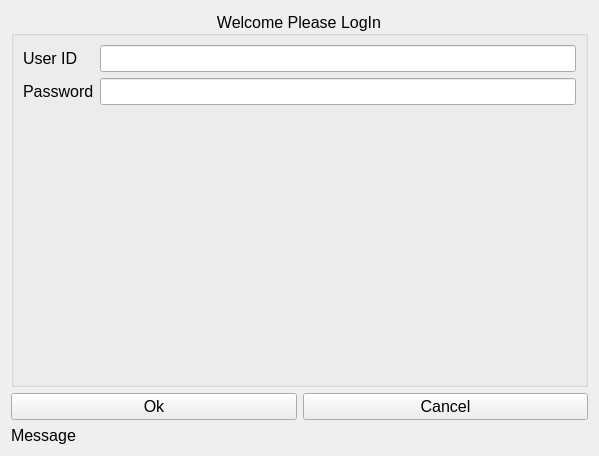
<?xml version="1.0" encoding="UTF-8"?>
<ui version="4.0">
 <class>w_loginform</class>
 <widget class="QWidget" name="w_loginform">
  <property name="geometry">
   <rect>
    <x>0</x>
    <y>0</y>
    <width>599</width>
    <height>456</height>
   </rect>
  </property>
  <property name="font">
   <font>
    <pointsize>12</pointsize>
   </font>
  </property>
  <property name="windowTitle">
   <string>SampleApplication</string>
  </property>
  <property name="windowIcon">
   <iconset resource="../../icons/icons.qrc">
    <normaloff>:/main/dollars.svg</normaloff>:/main/dollars.svg</iconset>
  </property>
  <layout class="QGridLayout" name="gridLayout">
   <item row="1" column="1">
    <widget class="QPushButton" name="pb_cancel">
     <property name="text">
      <string>Cancel</string>
     </property>
     <property name="icon">
      <iconset resource="../../icons/icons.qrc">
       <normaloff>:/Buttons/cancel.svg</normaloff>:/Buttons/cancel.svg</iconset>
     </property>
    </widget>
   </item>
   <item row="1" column="0">
    <widget class="QPushButton" name="pb_okay">
     <property name="text">
      <string>Ok</string>
     </property>
     <property name="icon">
      <iconset resource="../../icons/icons.qrc">
       <normaloff>:/Buttons/ok.svg</normaloff>:/Buttons/ok.svg</iconset>
     </property>
    </widget>
   </item>
   <item row="0" column="0" colspan="2">
    <widget class="QGroupBox" name="groupBox">
     <property name="title">
      <string>Welcome Please LogIn</string>
     </property>
     <property name="alignment">
      <set>Qt::AlignCenter</set>
     </property>
     <layout class="QFormLayout" name="formLayout">
      <item row="0" column="0">
       <widget class="QLabel" name="label">
        <property name="text">
         <string>User ID</string>
        </property>
       </widget>
      </item>
      <item row="0" column="1">
       <widget class="QLineEdit" name="le_userid"/>
      </item>
      <item row="1" column="0">
       <widget class="QLabel" name="label_2">
        <property name="text">
         <string>Password</string>
        </property>
       </widget>
      </item>
      <item row="1" column="1">
       <widget class="QLineEdit" name="le_password">
        <property name="echoMode">
         <enum>QLineEdit::Password</enum>
        </property>
       </widget>
      </item>
      <item row="2" column="0" colspan="2">
       <spacer name="verticalSpacer">
        <property name="orientation">
         <enum>Qt::Vertical</enum>
        </property>
        <property name="sizeHint" stdset="0">
         <size>
          <width>20</width>
          <height>40</height>
         </size>
        </property>
       </spacer>
      </item>
     </layout>
    </widget>
   </item>
   <item row="2" column="0" colspan="2">
    <widget class="QLabel" name="lb_message">
     <property name="text">
      <string>Message</string>
     </property>
    </widget>
   </item>
  </layout>
 </widget>
 <tabstops>
  <tabstop>le_userid</tabstop>
  <tabstop>le_password</tabstop>
  <tabstop>pb_okay</tabstop>
  <tabstop>pb_cancel</tabstop>
 </tabstops>
 <resources>
  <include location="../../icons/icons.qrc"/>
 </resources>
 <connections/>
</ui>
